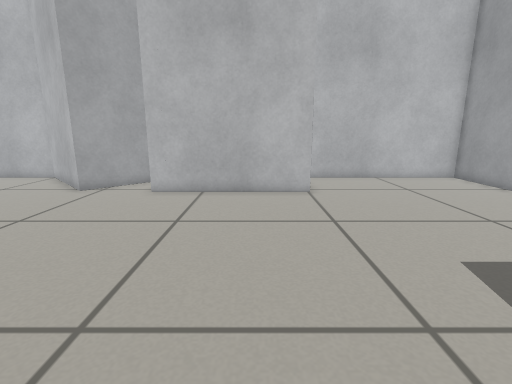
[1] (above)

12 first-person views from a walk through a Gazebo world. The camera is 0.55 m above the floor, tilts 12° down and sees 85° across. The floor is counted in squares, 0.2 m on a side. Each view is taken from the middle of a square. On the plan, view 1 faces up. The plan holds only what a view shows up to about 19 squares ahead; the rest is blank.

[2]
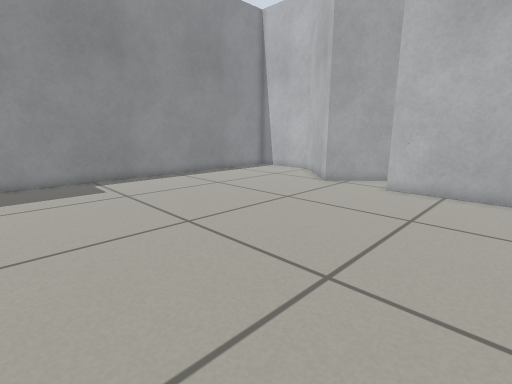

[3]
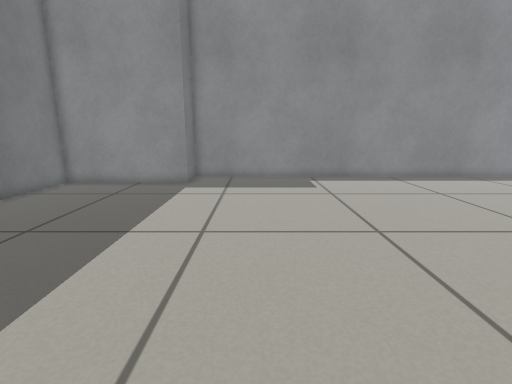

[4]
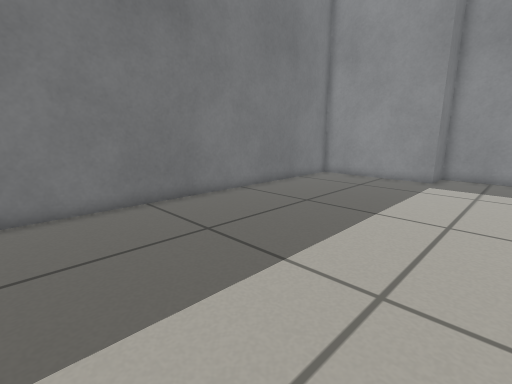

[5]
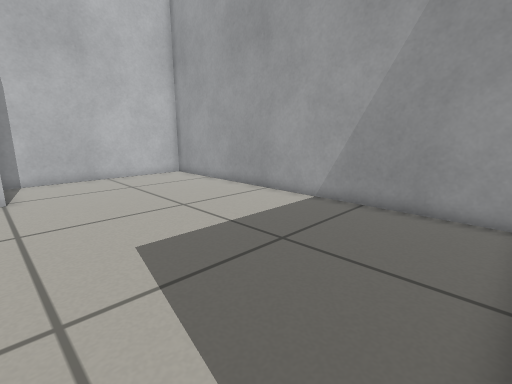

[6]
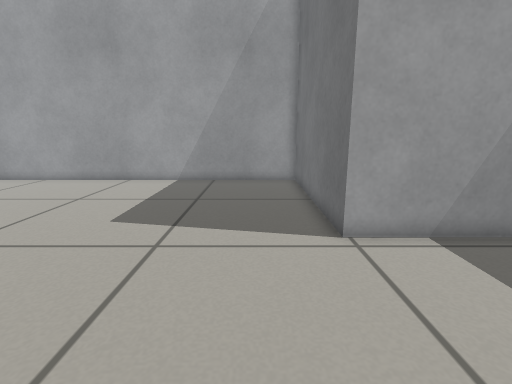

[7]
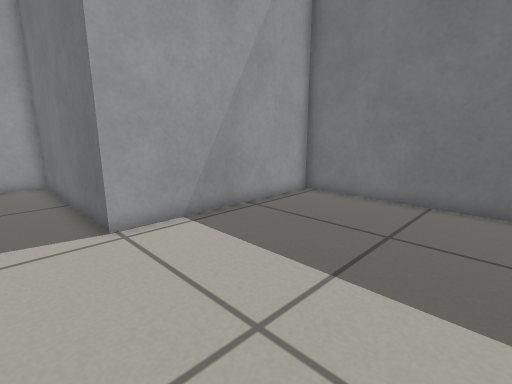

[8]
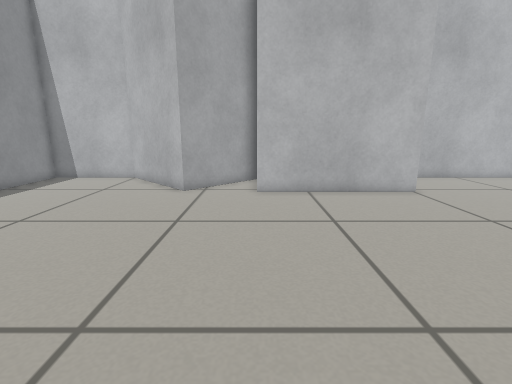

[9]
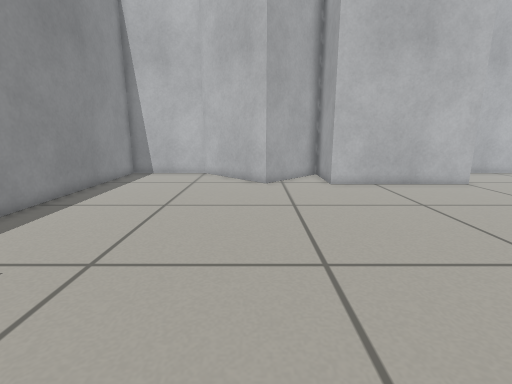

[10]
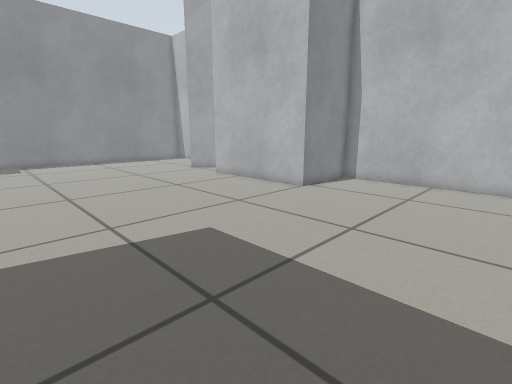

[11]
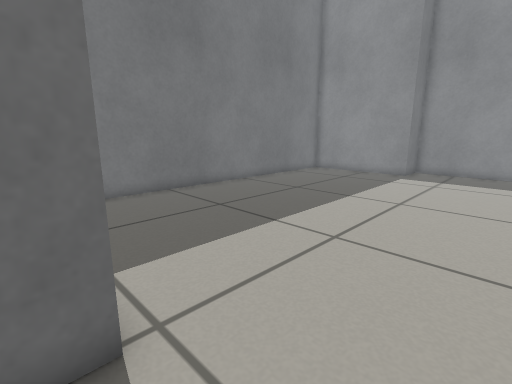

[12]
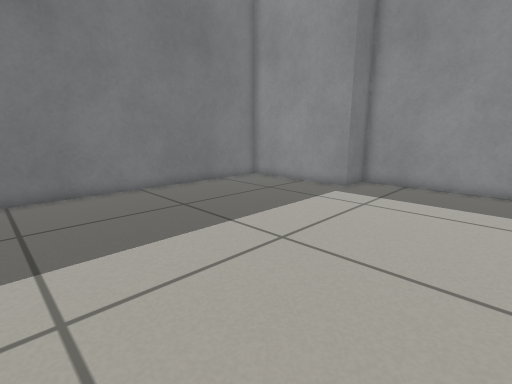

### Floor plan
Points are (right, up) in squares from view 1. A wall is a line through its corners. A room is listed if a view was taken in it or the views show most of it. See-through windows are left out.
Room 1 (views 1, 2, 3, 4, 5, 6, 7, 8, 9, 10, 11, 12)
walls: (3, -1.3) (12.3, -1.3) (12.3, 17.2) (2.6, 17.2) (2.6, 12.9) (-4.9, 12.9) (-4.9, 16.7) (-8.4, 13.1) (-12.5, 17.2) (-17.5, 17.2) (-17.5, -3.8) (-15.5, -3.8) (-15.5, -10.6) (3, -10.6) (3, -1.3)

Where each view was taken, in squares from view 1:
view 1: 0 up, 0 right, facing up
view 2: 1 down, 0 right, facing up-left
view 3: 0 up, 0 right, facing left
view 4: 0 up, 2 right, facing down-left
view 5: 1 down, 2 right, facing up-right
view 6: 1 up, 4 left, facing right
view 7: 1 up, 5 left, facing down-right
view 8: 0 up, 5 left, facing up
view 9: 2 down, 9 left, facing up
view 10: 1 up, 11 right, facing up-left
view 11: 2 up, 4 right, facing down-left
view 12: 3 up, 2 left, facing down-left
